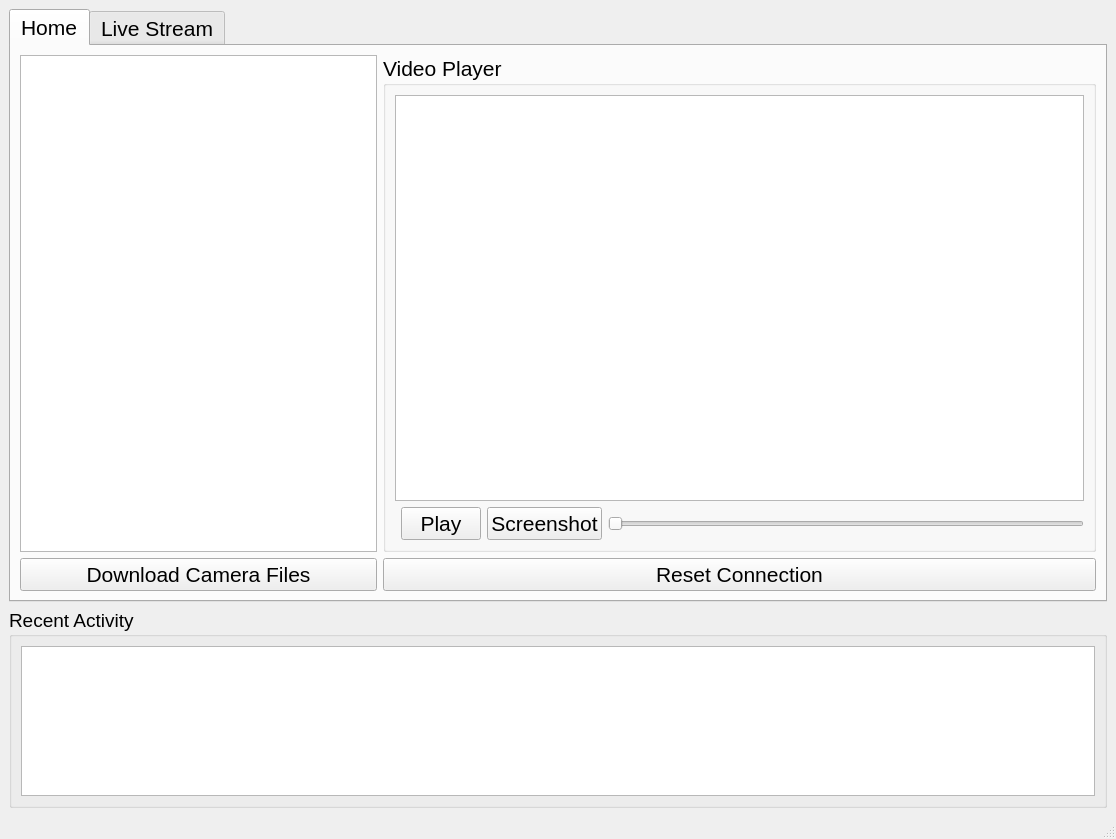
<?xml version="1.0" encoding="UTF-8"?>
<ui version="4.0">
 <class>MainWindow</class>
 <widget class="QMainWindow" name="MainWindow">
  <property name="geometry">
   <rect>
    <x>0</x>
    <y>0</y>
    <width>1116</width>
    <height>839</height>
   </rect>
  </property>
  <property name="windowTitle">
   <string>MainWindow</string>
  </property>
  <widget class="QWidget" name="centralwidget">
   <layout class="QGridLayout" name="gridLayout_2">
    <item row="2" column="0">
     <widget class="QGroupBox" name="groupBox">
      <property name="sizePolicy">
       <sizepolicy hsizetype="Expanding" vsizetype="Expanding">
        <horstretch>0</horstretch>
        <verstretch>0</verstretch>
       </sizepolicy>
      </property>
      <property name="maximumSize">
       <size>
        <width>16777215</width>
        <height>200</height>
       </size>
      </property>
      <property name="font">
       <font>
        <pointsize>14</pointsize>
       </font>
      </property>
      <property name="title">
       <string>Recent Activity</string>
      </property>
      <layout class="QVBoxLayout" name="verticalLayout_3">
       <item>
        <widget class="QTextEdit" name="terminal"/>
       </item>
      </layout>
     </widget>
    </item>
    <item row="1" column="0">
     <widget class="QTabWidget" name="tabWidget">
      <property name="sizePolicy">
       <sizepolicy hsizetype="Expanding" vsizetype="Expanding">
        <horstretch>0</horstretch>
        <verstretch>0</verstretch>
       </sizepolicy>
      </property>
      <property name="font">
       <font>
        <pointsize>16</pointsize>
       </font>
      </property>
      <property name="currentIndex">
       <number>0</number>
      </property>
      <property name="iconSize">
       <size>
        <width>25</width>
        <height>25</height>
       </size>
      </property>
      <widget class="QWidget" name="tab">
       <attribute name="title">
        <string>Home</string>
       </attribute>
       <layout class="QGridLayout" name="gridLayout">
        <item row="0" column="0">
         <widget class="QTreeView" name="file_viewer">
          <property name="sizePolicy">
           <sizepolicy hsizetype="Preferred" vsizetype="Maximum">
            <horstretch>0</horstretch>
            <verstretch>0</verstretch>
           </sizepolicy>
          </property>
          <property name="maximumSize">
           <size>
            <width>500</width>
            <height>1677721</height>
           </size>
          </property>
         </widget>
        </item>
        <item row="1" column="0">
         <widget class="QPushButton" name="button_get_files">
          <property name="text">
           <string>Download Camera Files</string>
          </property>
         </widget>
        </item>
        <item row="1" column="1" colspan="2">
         <widget class="QPushButton" name="button_reset_connection">
          <property name="sizePolicy">
           <sizepolicy hsizetype="Preferred" vsizetype="Fixed">
            <horstretch>0</horstretch>
            <verstretch>0</verstretch>
           </sizepolicy>
          </property>
          <property name="text">
           <string>Reset Connection</string>
          </property>
         </widget>
        </item>
        <item row="0" column="1" colspan="2">
         <widget class="QGroupBox" name="VideoPlayer">
          <property name="title">
           <string>Video Player</string>
          </property>
          <layout class="QGridLayout" name="gridLayout_4">
           <item row="0" column="0">
            <layout class="QGridLayout" name="gridLayout_3">
             <item row="1" column="1">
              <widget class="QPushButton" name="button_play_pause">
               <property name="text">
                <string>Play</string>
               </property>
              </widget>
             </item>
             <item row="1" column="3">
              <widget class="QSlider" name="horizontalSlider">
               <property name="orientation">
                <enum>Qt::Horizontal</enum>
               </property>
              </widget>
             </item>
             <item row="0" column="0" colspan="4">
              <widget class="QTextEdit" name="main_video_frame"/>
             </item>
             <item row="1" column="2">
              <widget class="QPushButton" name="button_screenshot">
               <property name="text">
                <string>Screenshot</string>
               </property>
              </widget>
             </item>
            </layout>
           </item>
          </layout>
         </widget>
        </item>
       </layout>
      </widget>
      <widget class="QWidget" name="tab_live_stream">
       <attribute name="title">
        <string>Live Stream</string>
       </attribute>
       <layout class="QVBoxLayout" name="verticalLayout_2">
        <item>
         <layout class="QGridLayout" name="gridLayout_5">
          <item row="1" column="1">
           <widget class="QGroupBox" name="groupBox_2">
            <property name="title">
             <string>Settings</string>
            </property>
            <layout class="QVBoxLayout" name="verticalLayout">
             <item>
              <widget class="QLabel" name="label_2">
               <property name="sizePolicy">
                <sizepolicy hsizetype="Preferred" vsizetype="Minimum">
                 <horstretch>0</horstretch>
                 <verstretch>0</verstretch>
                </sizepolicy>
               </property>
               <property name="text">
                <string>Exposure Time:</string>
               </property>
              </widget>
             </item>
             <item>
              <widget class="QFrame" name="birghtness_slider">
               <property name="frameShape">
                <enum>QFrame::StyledPanel</enum>
               </property>
               <property name="frameShadow">
                <enum>QFrame::Raised</enum>
               </property>
               <layout class="QHBoxLayout" name="horizontalLayout">
                <item>
                 <widget class="QLabel" name="label_4">
                  <property name="sizePolicy">
                   <sizepolicy hsizetype="Expanding" vsizetype="Preferred">
                    <horstretch>0</horstretch>
                    <verstretch>0</verstretch>
                   </sizepolicy>
                  </property>
                  <property name="maximumSize">
                   <size>
                    <width>70</width>
                    <height>16777215</height>
                   </size>
                  </property>
                  <property name="text">
                   <string>Min</string>
                  </property>
                 </widget>
                </item>
                <item>
                 <widget class="QSlider" name="slider_exposure">
                  <property name="orientation">
                   <enum>Qt::Horizontal</enum>
                  </property>
                 </widget>
                </item>
                <item>
                 <widget class="QLabel" name="label_5">
                  <property name="sizePolicy">
                   <sizepolicy hsizetype="Expanding" vsizetype="Preferred">
                    <horstretch>0</horstretch>
                    <verstretch>0</verstretch>
                   </sizepolicy>
                  </property>
                  <property name="maximumSize">
                   <size>
                    <width>60</width>
                    <height>16777215</height>
                   </size>
                  </property>
                  <property name="text">
                   <string>Max</string>
                  </property>
                 </widget>
                </item>
               </layout>
              </widget>
             </item>
             <item>
              <widget class="QFrame" name="Zoom">
               <property name="sizePolicy">
                <sizepolicy hsizetype="Preferred" vsizetype="Minimum">
                 <horstretch>0</horstretch>
                 <verstretch>0</verstretch>
                </sizepolicy>
               </property>
               <property name="frameShape">
                <enum>QFrame::StyledPanel</enum>
               </property>
               <property name="frameShadow">
                <enum>QFrame::Raised</enum>
               </property>
               <layout class="QHBoxLayout" name="horizontalLayout_2">
                <item>
                 <widget class="QLabel" name="zoom_label">
                  <property name="text">
                   <string>Zoom:</string>
                  </property>
                 </widget>
                </item>
               </layout>
              </widget>
             </item>
             <item>
              <widget class="QFrame" name="frame_2">
               <property name="frameShape">
                <enum>QFrame::StyledPanel</enum>
               </property>
               <property name="frameShadow">
                <enum>QFrame::Raised</enum>
               </property>
               <layout class="QHBoxLayout" name="horizontalLayout_4">
                <item>
                 <widget class="QLabel" name="label_9">
                  <property name="sizePolicy">
                   <sizepolicy hsizetype="Expanding" vsizetype="Preferred">
                    <horstretch>0</horstretch>
                    <verstretch>0</verstretch>
                   </sizepolicy>
                  </property>
                  <property name="maximumSize">
                   <size>
                    <width>70</width>
                    <height>16777215</height>
                   </size>
                  </property>
                  <property name="text">
                   <string>0%</string>
                  </property>
                 </widget>
                </item>
                <item>
                 <widget class="QSlider" name="slider_zoom">
                  <property name="orientation">
                   <enum>Qt::Horizontal</enum>
                  </property>
                 </widget>
                </item>
                <item>
                 <widget class="QLabel" name="label_10">
                  <property name="sizePolicy">
                   <sizepolicy hsizetype="Expanding" vsizetype="Preferred">
                    <horstretch>0</horstretch>
                    <verstretch>0</verstretch>
                   </sizepolicy>
                  </property>
                  <property name="maximumSize">
                   <size>
                    <width>60</width>
                    <height>16777215</height>
                   </size>
                  </property>
                  <property name="text">
                   <string>100%</string>
                  </property>
                 </widget>
                </item>
               </layout>
              </widget>
             </item>
             <item>
              <widget class="QLabel" name="label_3">
               <property name="text">
                <string>Slide Image (Left/Right):</string>
               </property>
              </widget>
             </item>
             <item>
              <widget class="QFrame" name="frame">
               <property name="frameShape">
                <enum>QFrame::StyledPanel</enum>
               </property>
               <property name="frameShadow">
                <enum>QFrame::Raised</enum>
               </property>
               <layout class="QHBoxLayout" name="horizontalLayout_3">
                <item>
                 <widget class="QLabel" name="label_6">
                  <property name="sizePolicy">
                   <sizepolicy hsizetype="Expanding" vsizetype="Preferred">
                    <horstretch>0</horstretch>
                    <verstretch>0</verstretch>
                   </sizepolicy>
                  </property>
                  <property name="maximumSize">
                   <size>
                    <width>70</width>
                    <height>16777215</height>
                   </size>
                  </property>
                  <property name="text">
                   <string>Left</string>
                  </property>
                 </widget>
                </item>
                <item>
                 <widget class="QSlider" name="slider_leftright">
                  <property name="sizePolicy">
                   <sizepolicy hsizetype="Expanding" vsizetype="Fixed">
                    <horstretch>0</horstretch>
                    <verstretch>0</verstretch>
                   </sizepolicy>
                  </property>
                  <property name="orientation">
                   <enum>Qt::Horizontal</enum>
                  </property>
                 </widget>
                </item>
                <item>
                 <widget class="QLabel" name="label_7">
                  <property name="sizePolicy">
                   <sizepolicy hsizetype="Expanding" vsizetype="Minimum">
                    <horstretch>0</horstretch>
                    <verstretch>0</verstretch>
                   </sizepolicy>
                  </property>
                  <property name="maximumSize">
                   <size>
                    <width>60</width>
                    <height>16777215</height>
                   </size>
                  </property>
                  <property name="text">
                   <string>Right</string>
                  </property>
                 </widget>
                </item>
               </layout>
              </widget>
             </item>
             <item>
              <widget class="QLabel" name="label_8">
               <property name="text">
                <string>Slide Image (Bottom/Top):</string>
               </property>
              </widget>
             </item>
             <item>
              <widget class="QFrame" name="frame_3">
               <property name="frameShape">
                <enum>QFrame::StyledPanel</enum>
               </property>
               <property name="frameShadow">
                <enum>QFrame::Raised</enum>
               </property>
               <layout class="QHBoxLayout" name="horizontalLayout_5">
                <item>
                 <widget class="QLabel" name="label_11">
                  <property name="sizePolicy">
                   <sizepolicy hsizetype="Expanding" vsizetype="Preferred">
                    <horstretch>0</horstretch>
                    <verstretch>0</verstretch>
                   </sizepolicy>
                  </property>
                  <property name="maximumSize">
                   <size>
                    <width>70</width>
                    <height>16777215</height>
                   </size>
                  </property>
                  <property name="text">
                   <string>Bottom</string>
                  </property>
                 </widget>
                </item>
                <item>
                 <widget class="QSlider" name="slider_updown">
                  <property name="orientation">
                   <enum>Qt::Horizontal</enum>
                  </property>
                 </widget>
                </item>
                <item>
                 <widget class="QLabel" name="label_12">
                  <property name="sizePolicy">
                   <sizepolicy hsizetype="Expanding" vsizetype="Preferred">
                    <horstretch>0</horstretch>
                    <verstretch>0</verstretch>
                   </sizepolicy>
                  </property>
                  <property name="maximumSize">
                   <size>
                    <width>60</width>
                    <height>16777215</height>
                   </size>
                  </property>
                  <property name="text">
                   <string>Top</string>
                  </property>
                 </widget>
                </item>
               </layout>
              </widget>
             </item>
             <item>
              <widget class="QPushButton" name="button_apply_settings">
               <property name="text">
                <string>Apply</string>
               </property>
              </widget>
             </item>
             <item>
              <widget class="QPushButton" name="button_auto_settings">
               <property name="text">
                <string>Auto</string>
               </property>
              </widget>
             </item>
            </layout>
           </widget>
          </item>
          <item row="0" column="0" rowspan="3">
           <widget class="QLabel" name="live_image">
            <property name="sizePolicy">
             <sizepolicy hsizetype="Expanding" vsizetype="Expanding">
              <horstretch>0</horstretch>
              <verstretch>0</verstretch>
             </sizepolicy>
            </property>
            <property name="text">
             <string/>
            </property>
           </widget>
          </item>
          <item row="0" column="1">
           <widget class="QPushButton" name="button_live_stream">
            <property name="text">
             <string>Start Live Stream</string>
            </property>
           </widget>
          </item>
         </layout>
        </item>
       </layout>
      </widget>
     </widget>
    </item>
   </layout>
  </widget>
  <widget class="QMenuBar" name="menubar">
   <property name="geometry">
    <rect>
     <x>0</x>
     <y>0</y>
     <width>1116</width>
     <height>21</height>
    </rect>
   </property>
  </widget>
  <widget class="QStatusBar" name="statusbar"/>
 </widget>
 <resources/>
 <connections/>
</ui>
